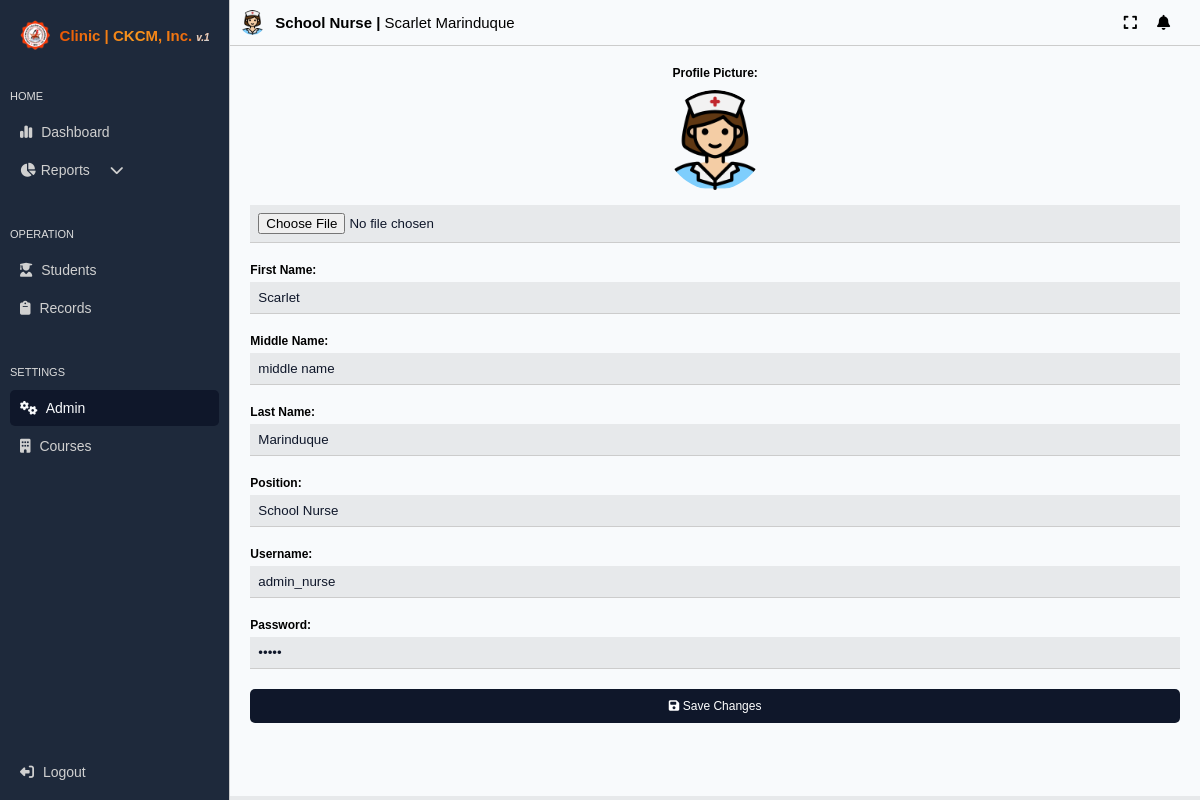
The app's page /admin/admin_settings.php (signed in) with its own data.
### tables this page shows
CREATE TABLE `admin_tbl` (
  `admin_id` int(11) NOT NULL,
  `admin_username` text NOT NULL,
  `admin_password` text NOT NULL,
  `first_name` varchar(255) NOT NULL,
  `middle_name` varchar(255) NOT NULL,
  `last_name` varchar(255) NOT NULL,
  `admin_position` varchar(255) NOT NULL,
  `admin_pic` text NOT NULL
);

### admin/admin_settings.php (the view, shortened to what this page needs)
<?php
require '../config/db_connect.php';
$admin_id = $_SESSION['admin_id'];
$query = $conn->prepare("SELECT `admin_id`, `admin_username`, `admin_password`, `first_name`, `middle_name`, `last_name`, `admin_position`, `admin_pic` FROM `admin_tbl` WHERE `admin_id` = ?");
$query->bind_param("i", $admin_id);
$query->execute();
$result = $query->get_result();
$admin = $result->fetch_assoc();
?>
<!DOCTYPE html>
<html lang="en">
<head>
    <link rel="stylesheet" href="../css/main.css?v=<?php echo time(); ?>">
</head>
<body>
    <?php include 'side_nav.php'; ?>
    <div class="main-content">
        <?php include 'header.php'; ?>
        <div class="content">
            <form action="update_admin.php" method="POST" enctype="multipart/form-data" class="admin-form">
                <div class="form-group" style="display:flex; flex-direction:column; align-items:center; gap: 5px;">
                    <label for="admin_pic">Profile Picture:</label>
                    <img src="../admin_pic/<?php echo htmlspecialchars($admin['admin_pic']); ?>" alt="Admin Picture" class="admin-pic-preview">
                    <input type="file" id="admin_pic" name="admin_pic" accept="image/*">
                </div>
                <div class="form-group">
                    <label for="first_name">First Name:</label>
                    <input type="text" id="first_name" name="first_name" value="<?php echo htmlspecialchars($admin['first_name']); ?>" required>
                </div>
                <div class="form-group">
                    <label for="middle_name">Middle Name:</label>
                    <input type="text" id="middle_name" name="middle_name" value="<?php echo htmlspecialchars($admin['middle_name']); ?>">
                </div>
                <div class="form-group">
                    <label for="last_name">Last Name:</label>
                    <input type="text" id="last_name" name="last_name" value="<?php echo htmlspecialchars($admin['last_name']); ?>" required>
                </div>
                <div class="form-group">
                    <label for="admin_position">Position:</label>
                    <input type="text" id="admin_position" name="admin_position" value="<?php echo htmlspecialchars($admin['admin_position']); ?>" required>
                </div>
                <div class="form-group">
                    <label for="admin_username">Username:</label>
                    <input type="text" id="admin_username" name="admin_username" value="<?php echo htmlspecialchars($admin['admin_username']); ?>" required>
                </div>
                <div class="form-group">
                    <label for="admin_password">Password:</label>
                    <input type="password" id="admin_password" name="admin_password" value="<?php echo htmlspecialchars($admin['admin_password']); ?>" required>
                </div>
                <button type="submit" class="btn-save"><i class="fa-solid fa-floppy-disk"></i> Save Changes</button>
            </form>
        </div>
    </div>
</body>
</html>

### css/main.css (style rules this page uses)
:root { font-size: 62.5%; --text-color: #0F172A; --text-hover: #0f172acb; --text-hover2: #dfdfdf; --text-color2: #606060; --background-color: #E7E9EB; --border-color: #CCCCCC; --color1: #EB5704; --color1b: #b54200; --color2: #EBB009; --color2b: #c18f05; --color3: #0F172A; --color3b: #1E293B; --color4: #F8FAFC; --color5: rgb(0, 0, 170); --color6: red; --color6b: rgba(255, 0, 0, 0.741); }
* { margin: 0; padding: 0; box-sizing: border-box; scroll-behavior: smooth; }
body { font-family: Arial, sans-serif; background-color: #E7E9EB; display: flex; }
button, a { cursor: pointer; }

### admin/side_nav.php (style rules this page uses)
.main-content { display: flex; flex-direction: column; width: 100%; }

### admin/admin_settings.php (style rules this page uses)
.main-content { display: flex; flex-direction: column; width: 100%; }
.content { overflow-y: scroll; width: 100%; height: calc(100% - 50px); background: var(--color4); }
.admin-form { display: flex; flex-direction: column; width: 100%; margin: auto; padding: 20px; gap: 5px; border-top: 0; }
.form-group { margin-bottom: 15px; }
.form-group label { display: block; margin-bottom: 5px; font-weight: bold; font-size: 1.2rem; }
.form-group input { width: 100%; padding: 8px; color: var(--text-color); background-color: var(--background-color); border: 0; border-bottom: 1px solid var(--border-color) }
.admin-pic-preview { display: block; width: 100px; height: 100px; object-fit: cover; margin-bottom: 10px; border-radius: 50%; }
.btn-save { display: inline-block; padding: 10px 20px; background: var(--color3); color: white; border: none; border-radius: 5px; cursor: pointer; font-size: 1.2rem; }

### records on screen
admin_tbl: admin_pic (picture), first_name "Scarlet", middle_name "middle name", last_name "Marinduque", admin_position "School Nurse", admin_username "admin_nurse"

### other values on screen
$_SESSION['admin_position'] "School Nurse"
$_SESSION['admin_name'] "Scarlet Marinduque"
